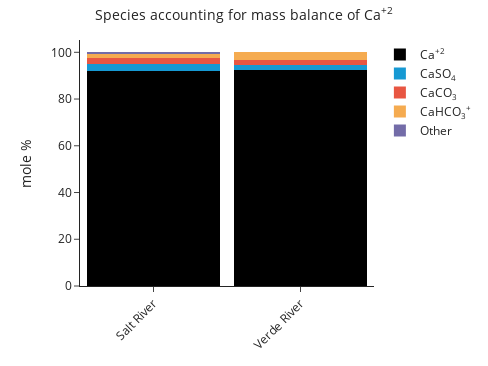

Notebook code for this chart:
### Code cell
speciation.plot_mass_contribution("Ca+2")

### Figure 1 — Plotly figure (JSON) as saved in the notebook; plotly's stock layout.template omitted (floating-point values rounded to 4 significant figures)
{"data": [{"hovertemplate": "species=Ca<sup>+2</sup><br>sample=%{x}<br>mole %=%{y}<extra></extra>", "legendgroup": "Ca<sup>+2</sup>", "marker": {"color": "#000000", "line": {"width": 0}, "pattern": {"shape": ""}}, "name": "Ca<sup>+2</sup>", "orientation": "v", "showlegend": true, "textposition": "auto", "type": "bar", "width": 0.9, "x": ["Salt River", "Verde River"], "xaxis": "x", "y": [92.03, 92.25], "yaxis": "y"}, {"hovertemplate": "species=CaSO<sub>4</sub><br>sample=%{x}<br>mole %=%{y}<extra></extra>", "legendgroup": "CaSO<sub>4</sub>", "marker": {"color": "#1699d3", "line": {"width": 0}, "pattern": {"shape": ""}}, "name": "CaSO<sub>4</sub>", "orientation": "v", "showlegend": true, "textposition": "auto", "type": "bar", "width": 0.9, "x": ["Salt River", "Verde River"], "xaxis": "x", "y": [3.0, 2.27], "yaxis": "y"}, {"hovertemplate": "species=CaCO<sub>3</sub><br>sample=%{x}<br>mole %=%{y}<extra></extra>", "legendgroup": "CaCO<sub>3</sub>", "marker": {"color": "#e85642", "line": {"width": 0}, "pattern": {"shape": ""}}, "name": "CaCO<sub>3</sub>", "orientation": "v", "showlegend": true, "textposition": "auto", "type": "bar", "width": 0.9, "x": ["Salt River", "Verde River"], "xaxis": "x", "y": [2.63, 2.39], "yaxis": "y"}, {"hovertemplate": "species=CaHCO<sub>3</sub><sup>+</sup><br>sample=%{x}<br>mole %=%{y}<extra></extra>", "legendgroup": "CaHCO<sub>3</sub><sup>+</sup>", "marker": {"color": "#f5ab50", "line": {"width": 0}, "pattern": {"shape": ""}}, "name": "CaHCO<sub>3</sub><sup>+</sup>", "orientation": "v", "showlegend": true, "textposition": "auto", "type": "bar", "width": 0.9, "x": ["Salt River", "Verde River"], "xaxis": "x", "y": [1.81, 3.07], "yaxis": "y"}, {"hovertemplate": "species=Other<br>sample=%{x}<br>mole %=%{y}<extra></extra>", "legendgroup": "Other", "marker": {"color": "#736ca8", "line": {"width": 0}, "pattern": {"shape": ""}}, "name": "Other", "orientation": "v", "showlegend": true, "textposition": "auto", "type": "bar", "width": 0.9, "x": ["Salt River", "Verde River"], "xaxis": "x", "y": [0.53, 0.02], "yaxis": "y"}], "layout": {"bargap": 0, "barmode": "relative", "height": 366, "legend": {"title": {}, "tracegroupgap": 0}, "margin": {"t": 40}, "title": {"text": "<span style=\"font-size: 14px;\">Species accounting for mass balance of Ca<sup>+2</sup></span>", "x": 0.5, "xanchor": "center"}, "width": 488, "xaxis": {"anchor": "y", "autorange": true, "categoryarray": ["Salt River", "Verde River"], "categoryorder": "array", "domain": [0, 1], "fixedrange": true, "range": [-0.5, 1.5], "tickangle": -45, "title": {}, "type": "category"}, "yaxis": {"anchor": "x", "autorange": true, "domain": [0, 1], "fixedrange": true, "range": [0, 105.3], "title": {"text": "mole %"}, "type": "linear"}}}
